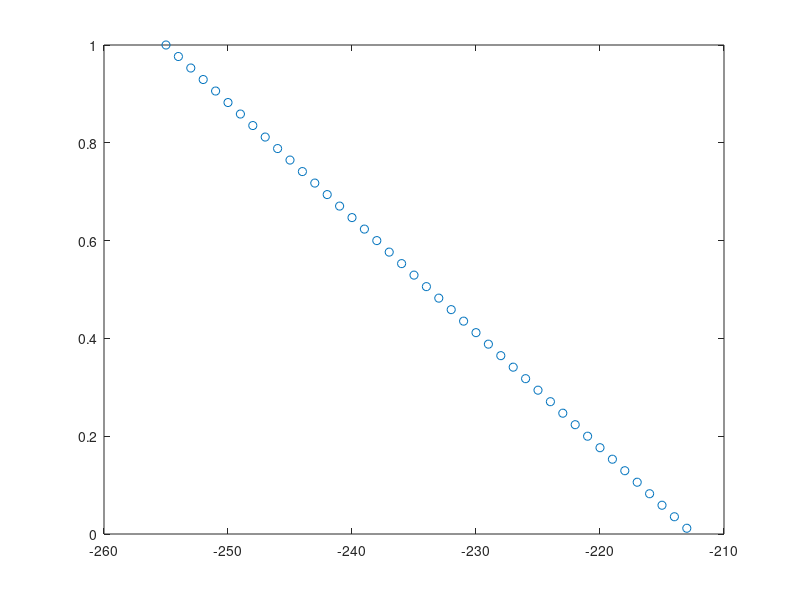

MATLAB code to generate this figure: (Note: this script raises an error after producing the figure.)
clear all;
close all;


gradients = {};
a=-255;
b=-212.5;
c=-170;
d=-127.5;
e=-85;
f=-42.5;
g=0;
h=42.5;
i=85;
j=127.5;
k=170;
l=212.5;
m=255;

%D_-6
L = a:1:b;
D = (b-L)/(b-a);
figure; plot(L,D,'o');
hold on;
writematrix([L.',single(D).'],'../data/D_-6.csv');

%D_-5
L_left = a:1:b;
L_right = b:1:c;
D_left = (L_left-a)/(b-a);
D_right = (c- L_right)/(c-b);
D = [D_left,D_right];
L = [L_left,L_right];
plot(L,D,'o');
writematrix([L.',single(D).'],'../data/D_-5.csv');

%D_-4
L_left = b:1:c;
L_right = c:1:d;
D_left = (L_left-b)/(c-b);
D_right = (d- L_right)/(d-c);
D = [D_left,D_right];
L = [L_left,L_right];
plot(L,D,'o');
writematrix([L.',single(D).'],'../data/D_-4.csv');

%D_-3
L_left = c:1:d;
L_right = d:1:e;
D_left = (L_left-c)/(d-c);
D_right = (e- L_right)/(e-d);
D = [D_left,D_right];
L = [L_left,L_right];
plot(L,D,'o');
writematrix([L.',single(D).'],'../data/D_-3.csv');

%D_-2
L_left = d:1:e;
L_right = e:1:f;
D_left = (L_left-d)/(e-d);
D_right = (f- L_right)/(f-e);
D = [D_left,D_right];
L = [L_left,L_right];
plot(L,D,'o');
writematrix([L.',single(D).'],'../data/D_-2.csv');

%D_-1
L_left = e:1:f;
L_right = f:1:g;
D_left = (L_left-e)/(f-e);
D_right = (g- L_right)/(g-f);
D = [D_left,D_right];
L = [L_left,L_right];
plot(L,D,'o');
writematrix([L.',single(D).'],'../data/D_-1.csv');

%D_0
L_left = f:1:g;
L_right = g:1:h;
D_left = (L_left-f)/(g-f);
D_right = (h- L_right)/(h-g);
D = [D_left,D_right];
L = [L_left,L_right];
plot(L,D,'o');
writematrix([L.',single(D).'],'../data/D_0.csv');

%D_1
L_left = g:1:h;
L_right = h:1:i;
D_left = (L_left-g)/(h-g);
D_right = (i- L_right)/(i-h);
D = [D_left,D_right];
L = [L_left,L_right];
plot(L,D,'o');
writematrix([L.',single(D).'],'../data/D_1.csv');

%D_2
L_left = h:1:i;
L_right = i:1:j;
D_left = (L_left-h)/(i-h);
D_right = (j- L_right)/(j-i);
D = [D_left,D_right];
L = [L_left,L_right];
plot(L,D,'o');
writematrix([L.',single(D).'],'../data/D_2.csv');

%D_3
L_left = i:1:j;
L_right = j:1:k;
D_left = (L_left-i)/(j-i);
D_right = (k- L_right)/(k-j);
D = [D_left,D_right];
L = [L_left,L_right];
plot(L,D,'o');
writematrix([L.',single(D).'],'../data/D_3.csv');

%D_4
L_left = j:1:k;
L_right = k:1:l;
D_left = (L_left-j)/(k-j);
D_right = (l- L_right)/(l-k);
D = [D_left,D_right];
L = [L_left,L_right];
plot(L,D,'o');
writematrix([L.',single(D).'],'../data/D_4.csv');

%D_5
L_left = k:1:l;
L_right = l:1:m;
D_left = (L_left-k)/(l-k);
D_right = (m- L_right)/(m-l);
D = [D_left,D_right];
L = [L_left,L_right];
plot(L,D,'o');
writematrix([L.',single(D).'],'../data/D_5.csv');

%D_6
L = l:1:m;
D = (L-l)/(m-l);
plot(L,D,'o');
grid on;
writematrix([L.',single(D).'],'../data/D_6.csv');



legend('D_{-6}','D_{-5}','D_{-4}','D_{-3}','D_{-2}','D_{-1}','D_0','D_1','D_2','D_3','D_4','D_5','D_6')


%Create lookup table
%1-64 DR 0-63
%65-191 GR 64-190
%66-130 WH 191-255
L = 0:1:255; %0 based for python use
grayLevelMembershipTable = [zeros(length(DR(1:64)),1),DR(1:64).';...
    ones(length(GR(65:191)),1),GR(65:191).';...
    2.*ones(length(WH(66:130)),1),WH(66:130).'];
writematrix(single(grayLevelMembershipTable),'../data/triangularMembershipFunction.csv');